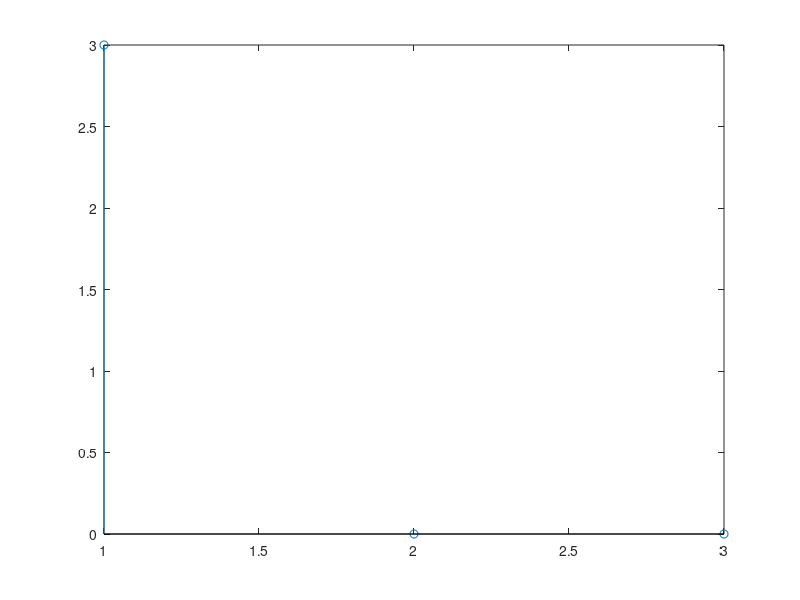
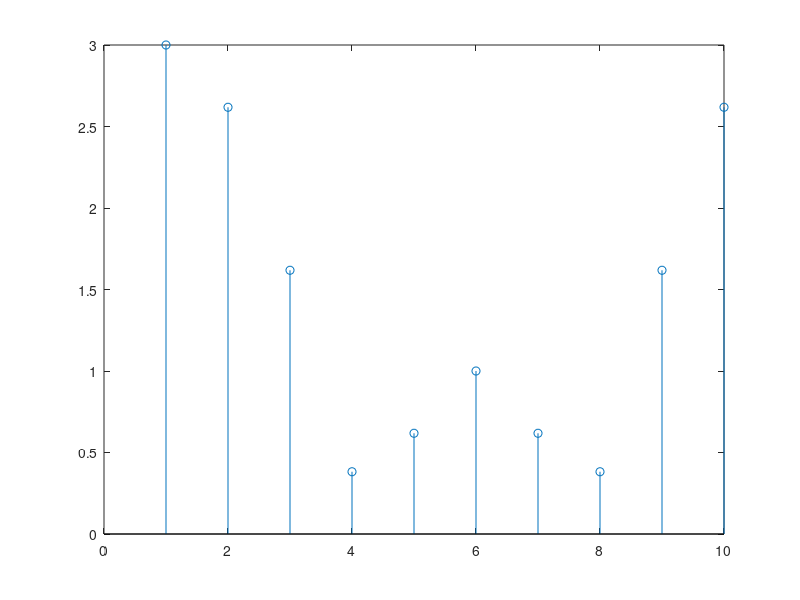
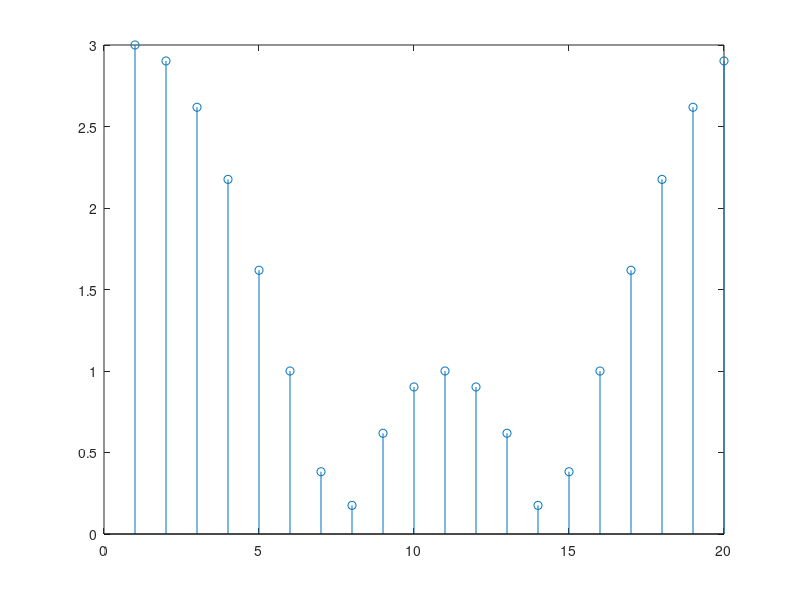
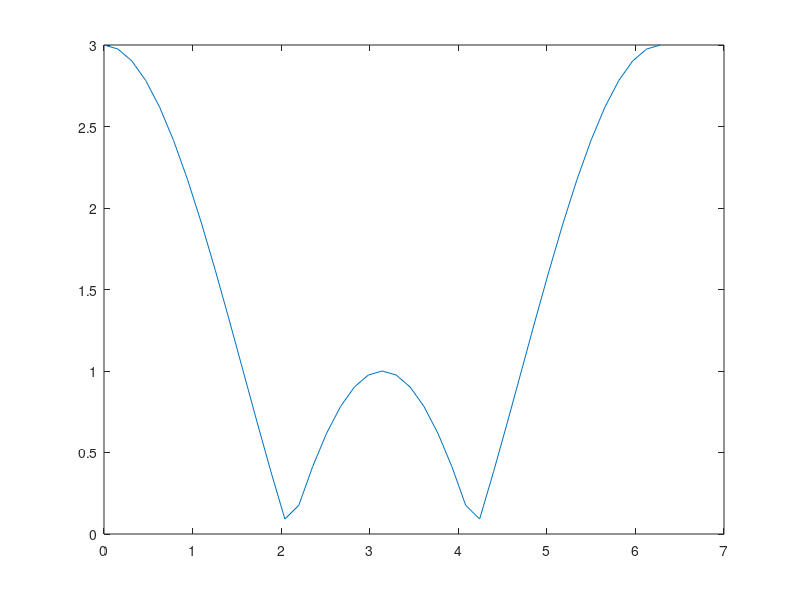

The MATLAB source for these figures, in order:
close all;
clear all;

f1 = [1 1 1]
F1 = fft(f1);
figure, stem(abs(F1));

f10 = [1 1 1 0 0 0 0 0 0 0]
F10 = fft(f10);
figure, stem(abs(F10));

f20 = [1 1 1 0 0 0 0 0 0 0 0 0 0 0 0 0 0 0 0 0]
F20 = fft(f20);
figure, stem(abs(F20));

w = 0:2*pi/40:2*pi;
y = exp(-j.*2.*w).*(1+2.*cos(w));
figure, plot(w, abs(y));